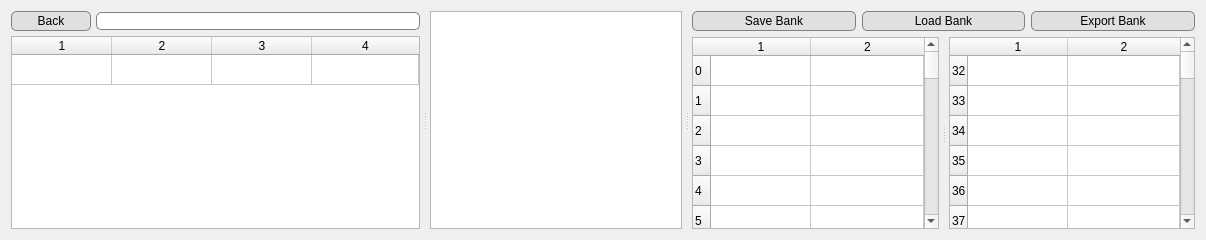
        <widget class="QWidget" name="tab_bank">
         <property name="sizePolicy">
          <sizepolicy hsizetype="Expanding" vsizetype="Expanding">
           <horstretch>0</horstretch>
           <verstretch>0</verstretch>
          </sizepolicy>
         </property>
         <attribute name="title">
          <string>Banks</string>
         </attribute>
         <attribute name="toolTip">
          <string>Switch to view the Bank creator</string>
         </attribute>
         <layout class="QHBoxLayout" name="horizontalLayout_4">
          <item>
           <widget class="QSplitter" name="splitter_bank">
            <property name="orientation">
             <enum>Qt::Horizontal</enum>
            </property>
            <property name="handleWidth">
             <number>10</number>
            </property>
            <widget class="QWidget" name="layoutWidget_5">
             <layout class="QVBoxLayout" name="verticalLayout_9">
              <property name="spacing">
               <number>5</number>
              </property>
              <item>
               <layout class="QHBoxLayout" name="horizontalLayout_11">
                <item>
                 <widget class="QPushButton" name="back_btn_bank">
                  <property name="toolTip">
                   <string>Click here to back to the full patch list.</string>
                  </property>
                  <property name="statusTip">
                   <string>Click here to back to the full patch list.</string>
                  </property>
                  <property name="accessibleName">
                   <string>Back button Bank</string>
                  </property>
                  <property name="accessibleDescription">
                   <string>When clicked, exits out of the Version History for a patch and returns to the full list of patches currently stored in the ZOIA Librarian</string>
                  </property>
                  <property name="styleSheet">
                   <string notr="true">QPushButton{
border-radius: 5px;
padding: 2px 25px 2px 25px;
border: 1px solid gray;
background-color: rgb(224, 224, 224);

}
QPushButton:hover{
	background-color: rgb(207, 232, 232);
}</string>
                  </property>
                  <property name="text">
                   <string>Back</string>
                  </property>
                 </widget>
                </item>
                <item>
                 <widget class="QLineEdit" name="searchbar_bank">
                  <property name="toolTip">
                   <string>Type and hit enter/return to search!</string>
                  </property>
                  <property name="statusTip">
                   <string>Type and hit enter/return to search!</string>
                  </property>
                  <property name="whatsThis">
                   <string/>
                  </property>
                  <property name="accessibleName">
                   <string>Banks search bar</string>
                  </property>
                  <property name="accessibleDescription">
                   <string>Searches through the ZOIA patches currently saved in the ZOIA Librarian for any that match what is written in the search query. Hit enter or return to initiate the search.</string>
                  </property>
                  <property name="styleSheet">
                   <string notr="true">QLineEdit{
border-radius: 5px;
border: 1px solid gray;
}</string>
                  </property>
                  <property name="inputMask">
                   <string/>
                  </property>
                 </widget>
                </item>
               </layout>
              </item>
              <item>
               <widget class="QTableWidget" name="table_bank_local">
                <property name="toolTip">
                 <string/>
                </property>
                <property name="statusTip">
                 <string>Drag a patch to one of the tables on the right!</string>
                </property>
                <property name="accessibleName">
                 <string>Banks table</string>
                </property>
                <property name="accessibleDescription">
                 <string>Displays all of the patches that have been saved to the ZOIA Librarian</string>
                </property>
                <property name="styleSheet">
                 <string notr="true"/>
                </property>
                <property name="sizeAdjustPolicy">
                 <enum>QAbstractScrollArea::AdjustToContents</enum>
                </property>
                <property name="editTriggers">
                 <set>QAbstractItemView::NoEditTriggers</set>
                </property>
                <property name="dragEnabled">
                 <bool>true</bool>
                </property>
                <property name="dragDropOverwriteMode">
                 <bool>false</bool>
                </property>
                <property name="dragDropMode">
                 <enum>QAbstractItemView::DragOnly</enum>
                </property>
                <property name="selectionMode">
                 <enum>QAbstractItemView::SingleSelection</enum>
                </property>
                <property name="selectionBehavior">
                 <enum>QAbstractItemView::SelectRows</enum>
                </property>
                <property name="horizontalScrollMode">
                 <enum>QAbstractItemView::ScrollPerPixel</enum>
                </property>
                <property name="rowCount">
                 <number>1</number>
                </property>
                <property name="columnCount">
                 <number>4</number>
                </property>
                <attribute name="horizontalHeaderCascadingSectionResizes">
                 <bool>true</bool>
                </attribute>
                <attribute name="horizontalHeaderStretchLastSection">
                 <bool>true</bool>
                </attribute>
                <attribute name="verticalHeaderVisible">
                 <bool>false</bool>
                </attribute>
                <row/>
                <column/>
                <column/>
                <column/>
                <column/>
               </widget>
              </item>
             </layout>
            </widget>
            <widget class="QTextBrowser" name="text_browser_bank">
             <property name="accessibleName">
              <string>Additional Patch Notes Display</string>
             </property>
             <property name="accessibleDescription">
              <string>Displays additional information for a selected patch. This includes the author's name, the like count, the download count, the view count, and a preview link (if it exists)</string>
             </property>
             <property name="styleSheet">
              <string notr="true"/>
             </property>
             <property name="textInteractionFlags">
              <set>Qt::TextBrowserInteraction</set>
             </property>
             <property name="openExternalLinks">
              <bool>true</bool>
             </property>
             <property name="openLinks">
              <bool>true</bool>
             </property>
            </widget>
            <widget class="QWidget" name="layoutWidget_6">
             <layout class="QVBoxLayout" name="verticalLayout">
              <item>
               <layout class="QHBoxLayout" name="horizontalLayout_3">
                <item>
                 <widget class="QPushButton" name="btn_save_bank">
                  <property name="toolTip">
                   <string>Click here to save your Bank.</string>
                  </property>
                  <property name="statusTip">
                   <string>Click here to save your Bank.</string>
                  </property>
                  <property name="accessibleName">
                   <string>Save Bank button</string>
                  </property>
                  <property name="accessibleDescription">
                   <string>When clicked, will open a popup asking for a Bank name, which will then be saved such that it can be loaded at a later time.</string>
                  </property>
                  <property name="styleSheet">
                   <string notr="true">QPushButton{
border-radius: 5px;
padding: 2px 25px 2px 25px;
border: 1px solid gray;
background-color: rgb(224, 224, 224);

}
QPushButton:hover{
	background-color: rgb(207, 232, 232);
}</string>
                  </property>
                  <property name="text">
                   <string>Save Bank</string>
                  </property>
                 </widget>
                </item>
                <item>
                 <widget class="QPushButton" name="btn_load_bank">
                  <property name="toolTip">
                   <string>Click here to load a Bank.</string>
                  </property>
                  <property name="statusTip">
                   <string>Click here to load a Bank.</string>
                  </property>
                  <property name="accessibleName">
                   <string>Load Bank button</string>
                  </property>
                  <property name="accessibleDescription">
                   <string>When clicked, you will be prompted to select a Bank to load that has been created in a previous session using the ZOIA Librarian.</string>
                  </property>
                  <property name="styleSheet">
                   <string notr="true">QPushButton{
border-radius: 5px;
padding: 2px 25px 2px 25px;
border: 1px solid gray;
background-color: rgb(224, 224, 224);

}
QPushButton:hover{
	background-color: rgb(207, 232, 232);
}</string>
                  </property>
                  <property name="text">
                   <string>Load Bank</string>
                  </property>
                 </widget>
                </item>
                <item>
                 <widget class="QPushButton" name="btn_export_bank">
                  <property name="toolTip">
                   <string>Click here to export a Bank as a folder to your SD card.</string>
                  </property>
                  <property name="statusTip">
                   <string>Click here to export a Bank as a folder to your SD card.</string>
                  </property>
                  <property name="accessibleName">
                   <string>Export Bank button</string>
                  </property>
                  <property name="accessibleDescription">
                   <string>When clicked, will open a popup asking for a Bank name, which will then be saved such that it can be exported to an SD card, should it have been specified previously.</string>
                  </property>
                  <property name="styleSheet">
                   <string notr="true">QPushButton{
border-radius: 5px;
padding: 2px 25px 2px 25px;
border: 1px solid gray;
background-color: rgb(224, 224, 224);

}
QPushButton:hover{
	background-color: rgb(207, 232, 232);
}</string>
                  </property>
                  <property name="text">
                   <string>Export Bank</string>
                  </property>
                 </widget>
                </item>
               </layout>
              </item>
              <item>
               <widget class="QSplitter" name="splitter_bank_tables">
                <property name="sizePolicy">
                 <sizepolicy hsizetype="Expanding" vsizetype="Expanding">
                  <horstretch>0</horstretch>
                  <verstretch>0</verstretch>
                 </sizepolicy>
                </property>
                <property name="orientation">
                 <enum>Qt::Horizontal</enum>
                </property>
                <property name="handleWidth">
                 <number>10</number>
                </property>
                <widget class="QTableWidget" name="table_bank_left">
                 <property name="toolTip">
                  <string/>
                 </property>
                 <property name="statusTip">
                  <string>Drag and drop a patch here!</string>
                 </property>
                 <property name="accessibleName">
                  <string>Bank Table left</string>
                 </property>
                 <property name="accessibleDescription">
                  <string>Displays patches that would occupy slots 0-31 on a ZOIA</string>
                 </property>
                 <property name="editTriggers">
                  <set>QAbstractItemView::NoEditTriggers</set>
                 </property>
                 <property name="dragDropOverwriteMode">
                  <bool>true</bool>
                 </property>
                 <property name="dragDropMode">
                  <enum>QAbstractItemView::DragDrop</enum>
                 </property>
                 <property name="defaultDropAction">
                  <enum>Qt::IgnoreAction</enum>
                 </property>
                 <property name="selectionMode">
                  <enum>QAbstractItemView::SingleSelection</enum>
                 </property>
                 <property name="selectionBehavior">
                  <enum>QAbstractItemView::SelectRows</enum>
                 </property>
                 <property name="rowCount">
                  <number>32</number>
                 </property>
                 <property name="columnCount">
                  <number>2</number>
                 </property>
                 <attribute name="horizontalHeaderStretchLastSection">
                  <bool>true</bool>
                 </attribute>
                 <row>
                  <property name="text">
                   <string>0</string>
                  </property>
                 </row>
                 <row>
                  <property name="text">
                   <string>1</string>
                  </property>
                 </row>
                 <row>
                  <property name="text">
                   <string>2</string>
                  </property>
                 </row>
                 <row>
                  <property name="text">
                   <string>3</string>
                  </property>
                 </row>
                 <row>
                  <property name="text">
                   <string>4</string>
                  </property>
                 </row>
                 <row>
                  <property name="text">
                   <string>5</string>
                  </property>
                 </row>
                 <row>
                  <property name="text">
                   <string>6</string>
                  </property>
                 </row>
                 <row>
                  <property name="text">
                   <string>7</string>
                  </property>
                 </row>
                 <row>
                  <property name="text">
                   <string>8</string>
                  </property>
                 </row>
                 <row>
                  <property name="text">
                   <string>9</string>
                  </property>
                 </row>
                 <row>
                  <property name="text">
                   <string>10</string>
                  </property>
                 </row>
                 <row>
                  <property name="text">
                   <string>11</string>
                  </property>
                 </row>
                 <row>
                  <property name="text">
                   <string>12</string>
                  </property>
                 </row>
                 <row>
                  <property name="text">
                   <string>13</string>
                  </property>
                 </row>
                 <row>
                  <property name="text">
                   <string>14</string>
                  </property>
                 </row>
                 <row>
                  <property name="text">
                   <string>15</string>
                  </property>
                 </row>
                 <row>
                  <property name="text">
                   <string>16</string>
                  </property>
                 </row>
                 <row>
                  <property name="text">
                   <string>17</string>
                  </property>
                 </row>
                 <row>
                  <property name="text">
                   <string>18</string>
                  </property>
                 </row>
                 <row>
                  <property name="text">
                   <string>19</string>
                  </property>
                 </row>
                 <row>
                  <property name="text">
                   <string>20</string>
                  </property>
                 </row>
                 <row>
                  <property name="text">
                   <string>21</string>
                  </property>
                 </row>
                 <row>
                  <property name="text">
                   <string>22</string>
                  </property>
                 </row>
                 <row>
                  <property name="text">
                   <string>23</string>
                  </property>
                 </row>
                 <row>
                  <property name="text">
                   <string>24</string>
                  </property>
                 </row>
                 <row>
                  <property name="text">
                   <string>25</string>
                  </property>
                 </row>
                 <row>
                  <property name="text">
                   <string>26</string>
                  </property>
                 </row>
                 <row>
                  <property name="text">
                   <string>27</string>
                  </property>
                 </row>
                 <row>
                  <property name="text">
                   <string>28</string>
                  </property>
                 </row>
                 <row>
                  <property name="text">
                   <string>29</string>
                  </property>
                 </row>
                 <row>
                  <property name="text">
                   <string>30</string>
                  </property>
                 </row>
                 <row>
                  <property name="text">
                   <string>31</string>
                  </property>
                 </row>
                 <column/>
                 <column/>
                </widget>
                <widget class="QTableWidget" name="table_bank_right">
                 <property name="toolTip">
                  <string/>
                 </property>
                 <property name="statusTip">
                  <string>Drag and drop a patch here!</string>
                 </property>
                 <property name="accessibleName">
                  <string>Bank table right</string>
                 </property>
                 <property name="accessibleDescription">
                  <string>Displays patches that would occupy slots 32-63 on a ZOIA</string>
                 </property>
                 <property name="editTriggers">
                  <set>QAbstractItemView::NoEditTriggers</set>
                 </property>
                 <property name="dragDropOverwriteMode">
                  <bool>true</bool>
                 </property>
                 <property name="dragDropMode">
                  <enum>QAbstractItemView::DragDrop</enum>
                 </property>
                 <property name="defaultDropAction">
                  <enum>Qt::IgnoreAction</enum>
                 </property>
                 <property name="selectionMode">
                  <enum>QAbstractItemView::SingleSelection</enum>
                 </property>
                 <property name="selectionBehavior">
                  <enum>QAbstractItemView::SelectRows</enum>
                 </property>
                 <property name="rowCount">
                  <number>32</number>
                 </property>
                 <property name="columnCount">
                  <number>2</number>
                 </property>
                 <attribute name="horizontalHeaderStretchLastSection">
                  <bool>true</bool>
                 </attribute>
                 <row>
                  <property name="text">
                   <string>32</string>
                  </property>
                 </row>
                 <row>
                  <property name="text">
                   <string>33</string>
                  </property>
                 </row>
                 <row>
                  <property name="text">
                   <string>34</string>
                  </property>
                 </row>
                 <row>
                  <property name="text">
                   <string>35</string>
                  </property>
                 </row>
                 <row>
                  <property name="text">
                   <string>36</string>
                  </property>
                 </row>
                 <row>
                  <property name="text">
                   <string>37</string>
                  </property>
                 </row>
                 <row>
                  <property name="text">
                   <string>38</string>
                  </property>
                 </row>
                 <row>
                  <property name="text">
                   <string>39</string>
                  </property>
                 </row>
                 <row>
                  <property name="text">
                   <string>40</string>
                  </property>
                 </row>
                 <row>
                  <property name="text">
                   <string>41</string>
                  </property>
                 </row>
                 <row>
                  <property name="text">
                   <string>42</string>
                  </property>
                 </row>
                 <row>
                  <property name="text">
                   <string>43</string>
                  </property>
                 </row>
                 <row>
                  <property name="text">
                   <string>44</string>
                  </property>
                 </row>
                 <row>
                  <property name="text">
                   <string>45</string>
                  </property>
                 </row>
                 <row>
                  <property name="text">
                   <string>46</string>
                  </property>
                 </row>
                 <row>
                  <property name="text">
                   <string>47</string>
                  </property>
                 </row>
                 <row>
                  <property name="text">
                   <string>48</string>
                  </property>
                 </row>
                 <row>
                  <property name="text">
                   <string>49</string>
                  </property>
                 </row>
                 <row>
                  <property name="text">
                   <string>50</string>
                  </property>
                 </row>
                 <row>
                  <property name="text">
                   <string>51</string>
                  </property>
                 </row>
                 <row>
                  <property name="text">
                   <string>52</string>
                  </property>
                 </row>
                 <row>
                  <property name="text">
                   <string>53</string>
                  </property>
                 </row>
                 <row>
                  <property name="text">
                   <string>54</string>
                  </property>
                 </row>
                 <row>
                  <property name="text">
                   <string>55</string>
                  </property>
                 </row>
                 <row>
                  <property name="text">
                   <string>56</string>
                  </property>
                 </row>
                 <row>
                  <property name="text">
                   <string>57</string>
                  </property>
                 </row>
                 <row>
                  <property name="text">
                   <string>58</string>
                  </property>
                 </row>
                 <row>
                  <property name="text">
                   <string>59</string>
                  </property>
                 </row>
                 <row>
                  <property name="text">
                   <string>60</string>
                  </property>
                 </row>
                 <row>
                  <property name="text">
                   <string>61</string>
                  </property>
                 </row>
                 <row>
                  <property name="text">
                   <string>62</string>
                  </property>
                 </row>
                 <row>
                  <property name="text">
                   <string>63</string>
                  </property>
                 </row>
                 <column/>
                 <column/>
                </widget>
               </widget>
              </item>
             </layout>
            </widget>
           </widget>
          </item>
         </layout>
        </widget>
